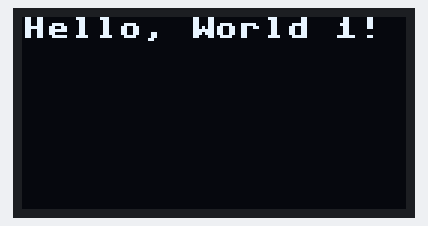
A program run on a simulated ESP32 board running MicroPython. Shown: 128×64 one-colour display.

Above: at 0.1 s.
At 1.1 s:
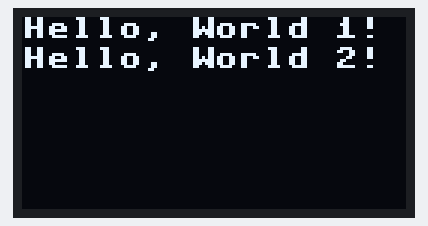
At 2.1 s:
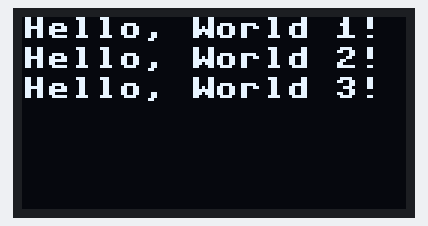
At 3.2 s:
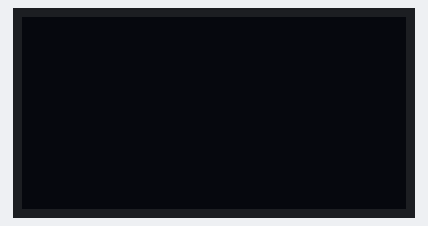

The program:

main.py
```python
from machine import Pin, I2C
import ssd1306
from time import sleep

# ESP32 Pin assignment
#i2c = I2C(-1, scl=Pin(22), sda=Pin(21))

# ESP8266 Pin assignment
# SCL=D1 SDA=D2
i2c = I2C(-1, scl=Pin(5), sda=Pin(4))

oled_width = 128
oled_height = 64
oled = ssd1306.SSD1306_I2C(oled_width, oled_height, i2c)

while True:
    oled.text('Hello, World 1!', 0, 0)
    oled.show()
    sleep(1)
    oled.text('Hello, World 2!', 0, 10)
    oled.show()
    sleep(1)
    oled.text('Hello, World 3!', 0, 20)
    oled.show()
    sleep(1)
    oled.fill(0)
    oled.show()
    sleep(0.5)
```

boot.py
```python
# This file is executed on every boot (including wake-boot from deepsleep)
#import esp
#esp.osdebug(None)
import uos, machine
#uos.dupterm(None, 1) # disable REPL on UART(0)
import gc
#import webrepl
#webrepl.start()
gc.collect()


import network

#disabling access point interface
ap_if = network.WLAN(network.AP_IF)
ap_if.active(False)

def do_connect():
    sta_if = network.WLAN(network.STA_IF)
    if not sta_if.isconnected():
        print('connecting to network...')
        sta_if.active(True)
        sta_if.connect("<eesid>", "<password>")
        while not sta_if.isconnected():
            print(".",end="")
        print()
    print('network config:', sta_if.ifconfig())

# do_connect()
```

Measured:
- by itself, everything shown: repeats every 3.6 s, in 4 steps
- what the display in image 1 shows lasts 1.0 s, from 1.1 s to 2.1 s
- what the display in image 3 shows lasts 0.5 s, from 3.1 s to 3.6 s
